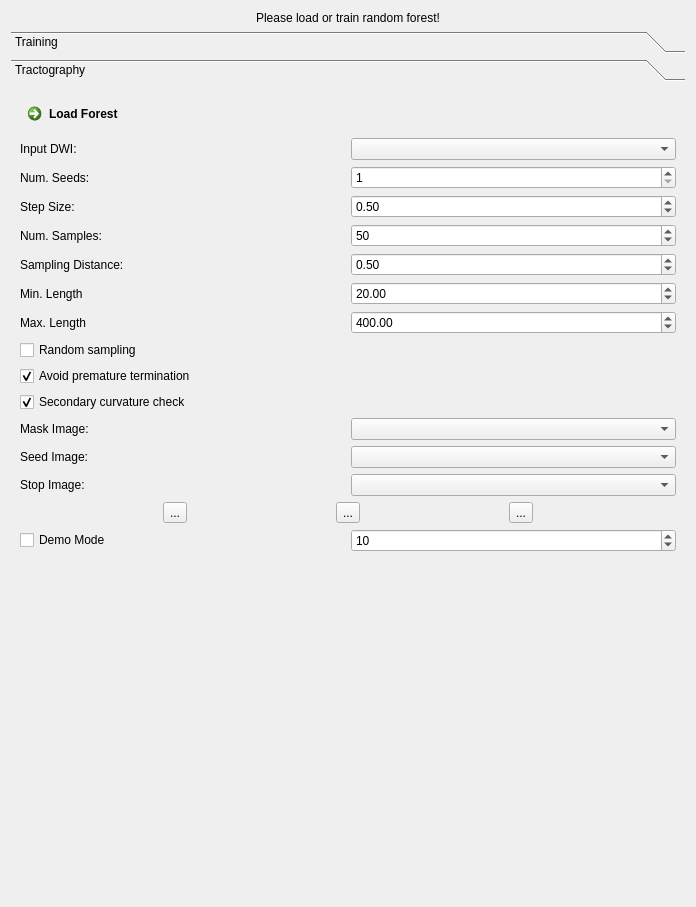
<?xml version="1.0" encoding="UTF-8"?>
<ui version="4.0">
 <class>QmitkMLBTViewControls</class>
 <widget class="QWidget" name="QmitkMLBTViewControls">
  <property name="geometry">
   <rect>
    <x>0</x>
    <y>0</y>
    <width>696</width>
    <height>907</height>
   </rect>
  </property>
  <property name="windowTitle">
   <string>Form</string>
  </property>
  <layout class="QGridLayout" name="gridLayout_8">
   <item row="0" column="0">
    <widget class="QLabel" name="statusLabel">
     <property name="text">
      <string>Please load or train random forest!</string>
     </property>
     <property name="alignment">
      <set>Qt::AlignCenter</set>
     </property>
    </widget>
   </item>
   <item row="1" column="0">
    <widget class="QToolBox" name="toolBox">
     <property name="currentIndex">
      <number>1</number>
     </property>
     <widget class="QWidget" name="page">
      <property name="geometry">
       <rect>
        <x>0</x>
        <y>0</y>
        <width>678</width>
        <height>804</height>
       </rect>
      </property>
      <attribute name="label">
       <string>Training</string>
      </attribute>
      <layout class="QGridLayout" name="gridLayout">
       <item row="9" column="0">
        <widget class="QCommandLinkButton" name="m_SaveForestButton">
         <property name="text">
          <string>Save Forest</string>
         </property>
        </widget>
       </item>
       <item row="5" column="0">
        <widget class="QFrame" name="frame_6">
         <property name="frameShape">
          <enum>QFrame::NoFrame</enum>
         </property>
         <property name="frameShadow">
          <enum>QFrame::Raised</enum>
         </property>
         <layout class="QGridLayout" name="gridLayout_9">
          <property name="leftMargin">
           <number>0</number>
          </property>
          <property name="topMargin">
           <number>0</number>
          </property>
          <property name="rightMargin">
           <number>0</number>
          </property>
          <property name="bottomMargin">
           <number>0</number>
          </property>
          <item row="0" column="1">
           <widget class="QToolButton" name="m_AddTwButton">
            <property name="toolTip">
             <string>Add additional training data pair</string>
            </property>
            <property name="text">
             <string>...</string>
            </property>
            <property name="icon">
             <iconset resource="../../../org.mitk.gui.qt.ext/resources/org_mitk_icons.qrc">
              <normaloff>:/org_mitk_icons/icons/tango/scalable/actions/list-add.svg</normaloff>:/org_mitk_icons/icons/tango/scalable/actions/list-add.svg</iconset>
            </property>
           </widget>
          </item>
          <item row="0" column="3">
           <widget class="QToolButton" name="m_RemoveTwButton">
            <property name="toolTip">
             <string>Remove training data pair</string>
            </property>
            <property name="text">
             <string>...</string>
            </property>
            <property name="icon">
             <iconset resource="../../../org.mitk.gui.qt.ext/resources/org_mitk_icons.qrc">
              <normaloff>:/org_mitk_icons/icons/tango/scalable/actions/list-remove.svg</normaloff>:/org_mitk_icons/icons/tango/scalable/actions/list-remove.svg</iconset>
            </property>
           </widget>
          </item>
         </layout>
        </widget>
       </item>
       <item row="4" column="0">
        <widget class="QFrame" name="m_TwFrame">
         <property name="frameShape">
          <enum>QFrame::NoFrame</enum>
         </property>
         <property name="frameShadow">
          <enum>QFrame::Raised</enum>
         </property>
         <layout class="QGridLayout" name="gridLayout_10">
          <property name="leftMargin">
           <number>0</number>
          </property>
          <property name="topMargin">
           <number>0</number>
          </property>
          <property name="rightMargin">
           <number>0</number>
          </property>
          <property name="bottomMargin">
           <number>0</number>
          </property>
          <property name="horizontalSpacing">
           <number>0</number>
          </property>
          <property name="verticalSpacing">
           <number>6</number>
          </property>
          <item row="0" column="0">
           <widget class="QFrame" name="frame_7">
            <property name="frameShape">
             <enum>QFrame::NoFrame</enum>
            </property>
            <property name="frameShadow">
             <enum>QFrame::Raised</enum>
            </property>
            <layout class="QGridLayout" name="gridLayout_11">
             <property name="leftMargin">
              <number>0</number>
             </property>
             <property name="topMargin">
              <number>0</number>
             </property>
             <property name="rightMargin">
              <number>0</number>
             </property>
             <property name="bottomMargin">
              <number>0</number>
             </property>
             <property name="spacing">
              <number>0</number>
             </property>
             <item row="0" column="0">
              <widget class="QLabel" name="label_6">
               <property name="text">
                <string>Input DWI:</string>
               </property>
               <property name="alignment">
                <set>Qt::AlignCenter</set>
               </property>
              </widget>
             </item>
             <item row="0" column="1">
              <widget class="QLabel" name="label_19">
               <property name="text">
                <string>Reference Tractogram:</string>
               </property>
               <property name="alignment">
                <set>Qt::AlignCenter</set>
               </property>
              </widget>
             </item>
             <item row="0" column="2">
              <widget class="QLabel" name="label_20">
               <property name="text">
                <string>Mask:</string>
               </property>
               <property name="alignment">
                <set>Qt::AlignCenter</set>
               </property>
              </widget>
             </item>
             <item row="0" column="3">
              <widget class="QLabel" name="label_21">
               <property name="text">
                <string>WM:</string>
               </property>
               <property name="alignment">
                <set>Qt::AlignCenter</set>
               </property>
              </widget>
             </item>
            </layout>
           </widget>
          </item>
         </layout>
        </widget>
       </item>
       <item row="6" column="0">
        <widget class="QFrame" name="frame">
         <property name="frameShape">
          <enum>QFrame::NoFrame</enum>
         </property>
         <property name="frameShadow">
          <enum>QFrame::Raised</enum>
         </property>
         <layout class="QGridLayout" name="gridLayout_3">
          <property name="leftMargin">
           <number>0</number>
          </property>
          <property name="topMargin">
           <number>0</number>
          </property>
          <property name="rightMargin">
           <number>0</number>
          </property>
          <property name="bottomMargin">
           <number>0</number>
          </property>
          <item row="2" column="1">
           <widget class="QSpinBox" name="m_MaxDepthBox">
            <property name="statusTip">
             <string>Maximum tree depth.</string>
            </property>
            <property name="minimum">
             <number>1</number>
            </property>
            <property name="maximum">
             <number>999999999</number>
            </property>
            <property name="value">
             <number>30</number>
            </property>
           </widget>
          </item>
          <item row="4" column="0">
           <widget class="QLabel" name="label_3">
            <property name="text">
             <string>Non-WM Sampling Points:</string>
            </property>
           </widget>
          </item>
          <item row="6" column="0">
           <widget class="QLabel" name="label_5">
            <property name="text">
             <string>Fiber Sampling:</string>
            </property>
           </widget>
          </item>
          <item row="1" column="1">
           <widget class="QSpinBox" name="m_NumTreesBox">
            <property name="toolTip">
             <string>Number of tress in the final random forest.</string>
            </property>
            <property name="minimum">
             <number>1</number>
            </property>
            <property name="maximum">
             <number>999999999</number>
            </property>
            <property name="value">
             <number>50</number>
            </property>
           </widget>
          </item>
          <item row="6" column="1">
           <widget class="QDoubleSpinBox" name="m_TrainingStepSizeBox">
            <property name="statusTip">
             <string>Fiber sampling in mm. Determines the number of white-matter samples (-1 = auto).</string>
            </property>
            <property name="decimals">
             <number>3</number>
            </property>
            <property name="minimum">
             <double>-1.000000000000000</double>
            </property>
            <property name="maximum">
             <double>999.000000000000000</double>
            </property>
            <property name="singleStep">
             <double>0.100000000000000</double>
            </property>
            <property name="value">
             <double>-1.000000000000000</double>
            </property>
           </widget>
          </item>
          <item row="1" column="0">
           <widget class="QLabel" name="label">
            <property name="text">
             <string>Num. Trees:</string>
            </property>
           </widget>
          </item>
          <item row="4" column="1">
           <widget class="QSpinBox" name="m_GmSamplingBox">
            <property name="toolTip">
             <string>Number of sampling points outside of the white-matter (-1 = automatic estimation).</string>
            </property>
            <property name="minimum">
             <number>-1</number>
            </property>
            <property name="maximum">
             <number>999999999</number>
            </property>
            <property name="value">
             <number>-1</number>
            </property>
           </widget>
          </item>
          <item row="2" column="0">
           <widget class="QLabel" name="label_2">
            <property name="text">
             <string>Max. Depth:</string>
            </property>
           </widget>
          </item>
          <item row="3" column="0">
           <widget class="QLabel" name="label_4">
            <property name="text">
             <string>Sample Fraction:</string>
            </property>
           </widget>
          </item>
          <item row="3" column="1">
           <widget class="QDoubleSpinBox" name="m_SampleFractionBox">
            <property name="statusTip">
             <string>Fraction of samples used to train each tree.</string>
            </property>
            <property name="decimals">
             <number>3</number>
            </property>
            <property name="maximum">
             <double>1.000000000000000</double>
            </property>
            <property name="singleStep">
             <double>0.100000000000000</double>
            </property>
            <property name="value">
             <double>1.000000000000000</double>
            </property>
           </widget>
          </item>
         </layout>
        </widget>
       </item>
       <item row="8" column="0">
        <widget class="QCommandLinkButton" name="m_StartTrainingButton">
         <property name="text">
          <string>Start Training</string>
         </property>
        </widget>
       </item>
       <item row="10" column="0">
        <spacer name="verticalSpacer_2">
         <property name="orientation">
          <enum>Qt::Vertical</enum>
         </property>
         <property name="sizeHint" stdset="0">
          <size>
           <width>20</width>
           <height>40</height>
          </size>
         </property>
        </spacer>
       </item>
      </layout>
     </widget>
     <widget class="QWidget" name="page_2">
      <property name="geometry">
       <rect>
        <x>0</x>
        <y>0</y>
        <width>678</width>
        <height>804</height>
       </rect>
      </property>
      <attribute name="label">
       <string>Tractography</string>
      </attribute>
      <layout class="QGridLayout" name="gridLayout_2">
       <item row="10" column="0">
        <widget class="QFrame" name="frame_4">
         <property name="frameShape">
          <enum>QFrame::NoFrame</enum>
         </property>
         <property name="frameShadow">
          <enum>QFrame::Raised</enum>
         </property>
         <layout class="QGridLayout" name="gridLayout_6">
          <property name="leftMargin">
           <number>0</number>
          </property>
          <property name="topMargin">
           <number>0</number>
          </property>
          <property name="rightMargin">
           <number>0</number>
          </property>
          <property name="bottomMargin">
           <number>0</number>
          </property>
          <item row="0" column="0">
           <widget class="QCheckBox" name="m_DemoModeBox">
            <property name="text">
             <string>Demo Mode</string>
            </property>
           </widget>
          </item>
          <item row="0" column="1">
           <widget class="QSpinBox" name="m_TimerIntervalBox">
            <property name="minimum">
             <number>1</number>
            </property>
            <property name="maximum">
             <number>1000</number>
            </property>
            <property name="value">
             <number>10</number>
            </property>
           </widget>
          </item>
         </layout>
        </widget>
       </item>
       <item row="2" column="0">
        <widget class="QCheckBox" name="m_RandomSampling">
         <property name="text">
          <string>Random sampling</string>
         </property>
         <property name="checked">
          <bool>false</bool>
         </property>
        </widget>
       </item>
       <item row="5" column="0">
        <widget class="QFrame" name="frame_3">
         <property name="frameShape">
          <enum>QFrame::NoFrame</enum>
         </property>
         <property name="frameShadow">
          <enum>QFrame::Raised</enum>
         </property>
         <layout class="QGridLayout" name="gridLayout_5">
          <property name="leftMargin">
           <number>0</number>
          </property>
          <property name="topMargin">
           <number>0</number>
          </property>
          <property name="rightMargin">
           <number>0</number>
          </property>
          <property name="bottomMargin">
           <number>0</number>
          </property>
          <item row="6" column="1">
           <widget class="QmitkDataStorageComboBoxWithSelectNone" name="m_TrackingStopImageBox"/>
          </item>
          <item row="4" column="1">
           <widget class="QmitkDataStorageComboBoxWithSelectNone" name="m_TrackingSeedImageBox"/>
          </item>
          <item row="2" column="1">
           <widget class="QmitkDataStorageComboBoxWithSelectNone" name="m_TrackingMaskImageBox"/>
          </item>
          <item row="2" column="0">
           <widget class="QLabel" name="label_16">
            <property name="text">
             <string>Mask Image:</string>
            </property>
           </widget>
          </item>
          <item row="4" column="0">
           <widget class="QLabel" name="label_17">
            <property name="text">
             <string>Seed Image:</string>
            </property>
           </widget>
          </item>
          <item row="6" column="0">
           <widget class="QLabel" name="label_18">
            <property name="text">
             <string>Stop Image:</string>
            </property>
           </widget>
          </item>
         </layout>
        </widget>
       </item>
       <item row="1" column="0">
        <widget class="QFrame" name="frame_2">
         <property name="frameShape">
          <enum>QFrame::NoFrame</enum>
         </property>
         <property name="frameShadow">
          <enum>QFrame::Raised</enum>
         </property>
         <layout class="QGridLayout" name="gridLayout_4">
          <property name="leftMargin">
           <number>0</number>
          </property>
          <property name="topMargin">
           <number>0</number>
          </property>
          <property name="rightMargin">
           <number>0</number>
          </property>
          <property name="bottomMargin">
           <number>0</number>
          </property>
          <item row="1" column="1">
           <widget class="QSpinBox" name="m_NumberOfSeedsBox">
            <property name="statusTip">
             <string>Number of seeds per voxel.</string>
            </property>
            <property name="minimum">
             <number>1</number>
            </property>
            <property name="maximum">
             <number>999</number>
            </property>
           </widget>
          </item>
          <item row="0" column="1">
           <widget class="QmitkDataStorageComboBox" name="m_TrackingRawImageBox"/>
          </item>
          <item row="6" column="1">
           <widget class="QDoubleSpinBox" name="m_MaxLengthBox">
            <property name="maximum">
             <double>999999999.000000000000000</double>
            </property>
            <property name="singleStep">
             <double>1.000000000000000</double>
            </property>
            <property name="value">
             <double>400.000000000000000</double>
            </property>
           </widget>
          </item>
          <item row="5" column="1">
           <widget class="QDoubleSpinBox" name="m_MinLengthBox">
            <property name="maximum">
             <double>999999999.000000000000000</double>
            </property>
            <property name="singleStep">
             <double>1.000000000000000</double>
            </property>
            <property name="value">
             <double>20.000000000000000</double>
            </property>
           </widget>
          </item>
          <item row="3" column="1">
           <widget class="QSpinBox" name="m_NumSamplesBox">
            <property name="maximum">
             <number>999999999</number>
            </property>
            <property name="value">
             <number>50</number>
            </property>
           </widget>
          </item>
          <item row="4" column="0">
           <widget class="QLabel" name="label_10">
            <property name="text">
             <string>Sampling Distance:</string>
            </property>
           </widget>
          </item>
          <item row="5" column="0">
           <widget class="QLabel" name="label_13">
            <property name="text">
             <string>Min. Length</string>
            </property>
           </widget>
          </item>
          <item row="1" column="0">
           <widget class="QLabel" name="label_7">
            <property name="text">
             <string>Num. Seeds:</string>
            </property>
           </widget>
          </item>
          <item row="4" column="1">
           <widget class="QDoubleSpinBox" name="m_SamplingDistanceBox">
            <property name="singleStep">
             <double>0.100000000000000</double>
            </property>
            <property name="value">
             <double>0.500000000000000</double>
            </property>
           </widget>
          </item>
          <item row="6" column="0">
           <widget class="QLabel" name="label_14">
            <property name="text">
             <string>Max. Length</string>
            </property>
           </widget>
          </item>
          <item row="2" column="0">
           <widget class="QLabel" name="label_8">
            <property name="text">
             <string>Step Size:</string>
            </property>
           </widget>
          </item>
          <item row="0" column="0">
           <widget class="QLabel" name="label_12">
            <property name="text">
             <string>Input DWI:</string>
            </property>
           </widget>
          </item>
          <item row="3" column="0">
           <widget class="QLabel" name="label_9">
            <property name="text">
             <string>Num. Samples:</string>
            </property>
           </widget>
          </item>
          <item row="2" column="1">
           <widget class="QDoubleSpinBox" name="m_TrackingStepSizeBox">
            <property name="value">
             <double>0.500000000000000</double>
            </property>
           </widget>
          </item>
         </layout>
        </widget>
       </item>
       <item row="3" column="0">
        <widget class="QCheckBox" name="m_AvoidStop">
         <property name="text">
          <string>Avoid premature termination</string>
         </property>
         <property name="checked">
          <bool>true</bool>
         </property>
        </widget>
       </item>
       <item row="6" column="0">
        <widget class="QFrame" name="frame_5">
         <property name="frameShape">
          <enum>QFrame::NoFrame</enum>
         </property>
         <property name="frameShadow">
          <enum>QFrame::Raised</enum>
         </property>
         <layout class="QGridLayout" name="gridLayout_7">
          <property name="leftMargin">
           <number>0</number>
          </property>
          <property name="topMargin">
           <number>0</number>
          </property>
          <property name="rightMargin">
           <number>0</number>
          </property>
          <property name="bottomMargin">
           <number>0</number>
          </property>
          <item row="0" column="1">
           <widget class="QToolButton" name="m_PauseTrackingButton">
            <property name="toolTip">
             <string>Pause tractography</string>
            </property>
            <property name="text">
             <string>...</string>
            </property>
            <property name="icon">
             <iconset resource="../../../org.mitk.gui.qt.ext/resources/org_mitk_icons.qrc">
              <normaloff>:/org_mitk_icons/icons/tango/scalable/actions/media-playback-pause.svg</normaloff>:/org_mitk_icons/icons/tango/scalable/actions/media-playback-pause.svg</iconset>
            </property>
           </widget>
          </item>
          <item row="0" column="0">
           <widget class="QToolButton" name="m_StartTrackingButton">
            <property name="toolTip">
             <string>Start tractography</string>
            </property>
            <property name="text">
             <string>...</string>
            </property>
            <property name="icon">
             <iconset resource="../../../org.mitk.gui.qt.ext/resources/org_mitk_icons.qrc">
              <normaloff>:/org_mitk_icons/icons/tango/scalable/actions/media-playback-start.svg</normaloff>:/org_mitk_icons/icons/tango/scalable/actions/media-playback-start.svg</iconset>
            </property>
           </widget>
          </item>
          <item row="0" column="2">
           <widget class="QToolButton" name="m_AbortTrackingButton">
            <property name="toolTip">
             <string>Abort tractography</string>
            </property>
            <property name="text">
             <string>...</string>
            </property>
            <property name="icon">
             <iconset resource="../../../org.mitk.gui.qt.ext/resources/org_mitk_icons.qrc">
              <normaloff>:/org_mitk_icons/icons/tango/scalable/actions/media-playback-stop.svg</normaloff>:/org_mitk_icons/icons/tango/scalable/actions/media-playback-stop.svg</iconset>
            </property>
           </widget>
          </item>
         </layout>
        </widget>
       </item>
       <item row="11" column="0">
        <spacer name="verticalSpacer">
         <property name="orientation">
          <enum>Qt::Vertical</enum>
         </property>
         <property name="sizeHint" stdset="0">
          <size>
           <width>20</width>
           <height>40</height>
          </size>
         </property>
        </spacer>
       </item>
       <item row="4" column="0">
        <widget class="QCheckBox" name="m_Curvcheck2">
         <property name="text">
          <string>Secondary curvature check</string>
         </property>
         <property name="checked">
          <bool>true</bool>
         </property>
        </widget>
       </item>
       <item row="0" column="0">
        <widget class="QCommandLinkButton" name="m_LoadForestButton">
         <property name="text">
          <string>Load Forest</string>
         </property>
        </widget>
       </item>
      </layout>
     </widget>
    </widget>
   </item>
  </layout>
 </widget>
 <customwidgets>
  <customwidget>
   <class>QmitkDataStorageComboBox</class>
   <extends>QComboBox</extends>
   <header location="global">QmitkDataStorageComboBox.h</header>
  </customwidget>
  <customwidget>
   <class>QmitkDataStorageComboBoxWithSelectNone</class>
   <extends>QComboBox</extends>
   <header location="global">QmitkDataStorageComboBoxWithSelectNone.h</header>
  </customwidget>
 </customwidgets>
 <resources>
  <include location="../../../org.mitk.gui.qt.ext/resources/org_mitk_icons.qrc"/>
 </resources>
 <connections/>
</ui>
